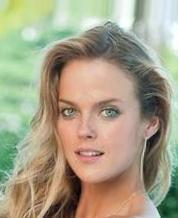
#> input picture images/super_res/real/img101.jpg, 178 x 218 px; its folder holds 4 pictures in this run
$ jupyter execute crappifying.ipynb
#> lines starting #> are read from the running program, lines starting #| are printed output that depends on the picture
[cell 1]
import os
import PIL
from PIL import Image
def crappify(directory_path):

#> called with directory_path = 'images/super_res/real/'
    imgs_to_crappify=os.listdir(directory_path)
    i=0
    for filename in imgs_to_crappify:

        if filename.endswith('.jpg'):
            img=Image.open(os.path.join(directory_path,filename))
#> img is the input picture: PIL image 178x218 RGB; mean R, G, B 167.1, 159.6, 135.4
            img_r=img.resize(size=(60,70))
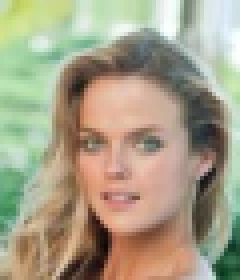
#> img_r: PIL image 60x70 RGB (shown 4 times larger); mean R, G, B 167.1, 159.6, 135.4
            img_r.save('images/crappified/crap/{}'.format(filename))
            i+=1

        else:
            print(filename)
#> pass 2 of the loop in crappify, `for filename in imgs_to_crappify:`:
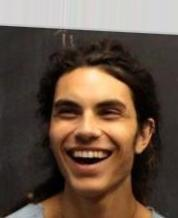
#> input picture images/super_res/real/img102.jpg, 178 x 218 px
#> in crappify, img is the input picture: PIL image 178x218 RGB; mean R, G, B 101.8, 82.9, 69.3
#> in crappify, `img_r=img.resize(size=(60,70))`:
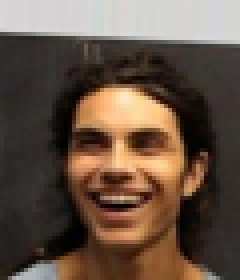
#> img_r: PIL image 60x70 RGB (shown 4 times larger); mean R, G, B 101.8, 82.9, 69.4
#> pass 3 of the loop in crappify, `for filename in imgs_to_crappify:`:
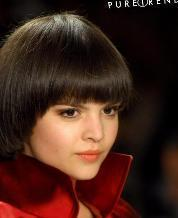
#> input picture images/super_res/real/img106.jpg, 178 x 218 px
#> in crappify, img is the input picture: PIL image 178x218 RGB; mean R, G, B 66.6, 36.7, 27.3
#> in crappify, `img_r=img.resize(size=(60,70))`:
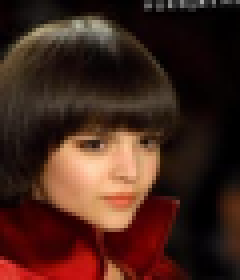
#> img_r: PIL image 60x70 RGB (shown 4 times larger); mean R, G, B 66.6, 36.7, 27.3
#> the loop made 4 passes; the first 3 are shown
